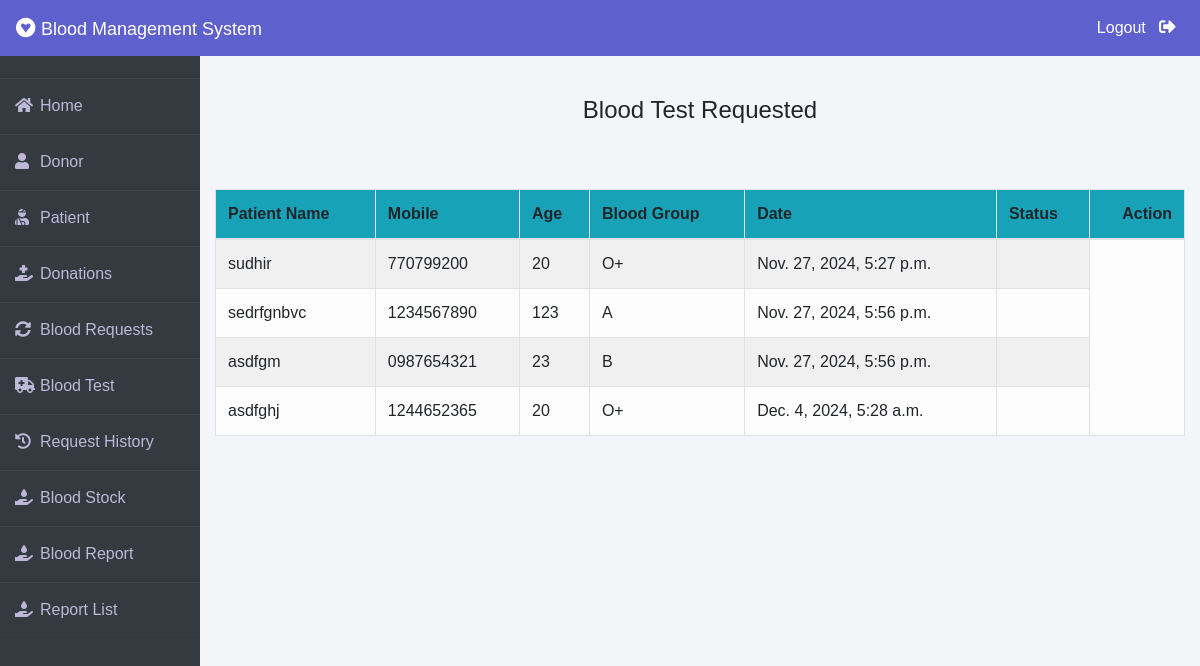
/admin-bloodtest, run on the app's committed database.
### patient/models.py (models this page shows, shortened)
class BloodTest(models.Model):
    full_name = models.CharField(max_length=255)
    mobile = models.CharField(max_length=15)  # CharField to handle leading zeroes
    age = models.PositiveIntegerField()
    blood_group = models.CharField(max_length=5)  # Accommodates values like "A+", "O-", etc.
    created_at = models.DateTimeField(auto_now_add=True)

### blood/views.py (the view)
# urls.py: path('admin-bloodtest', views.admin_bloodtest,name='admin-bloodtest'),
def admin_bloodtest(request):
    bloodtest = BloodTest.objects.all()
    return render(request,'blood/admin_bloodtest.html',{'bloodtest':bloodtest})

### templates/blood/admin_bloodtest.html (shortened to what this page needs)
{% extends 'blood/adminbase.html' %}
{% block content %}
{% load widget_tweaks %}
{%load static%}
<br><br>
<div class="container">
    <H4 class="text-center">Blood Test Requested</H4><br>
   <h5 class="text-center" style="color: red;"> {{message}}</h5><br>
    <table class="table table-light table-hover table-bordered table-striped">
        <thead class="bg-info">
            <tr>
                <th scope="col">Patient Name</th>
                <th scope="col">Mobile</th>
                <th scope="col">Age</th>
                <th scope="col">Blood Group</th>
                <th scope="col">Date</th>
                <th scope="col">Status</th>
                <th class="text-right">Action</th>
            </tr>
        </thead>
        <tbody>
            {% for request in bloodtest %}
            <tr>
                <td>{{ request.full_name }}</td>
                <td>{{ request.mobile }}</td>
                <td>{{ request.age }}</td>
                <td>{{ request.blood_group }}</td>
                <td>{{ request.created_at }}</td>
                <td class="text-right">
                </td>
            </tr>
            {% endfor %}
        </tbody>
    </table>
</div>
{% endblock content %}

### templates/blood/adminbase.html (style rules this page uses)
* { margin: 0; padding: 0; box-sizing: border-box; list-style: none; text-decoration: none; font-family: 'Josefin Sans', sans-serif; }
body { background-color: #f3f5f9; }

### data on the page
BloodTest: full_name "sudhir", mobile "770799200", age "20", blood_group "O+", created_at "Nov. 27, 2024, 5:27 p.m."
BloodTest: full_name "sedrfgnbvc", mobile "1234567890", age "123", blood_group "A", created_at "Nov. 27, 2024, 5:56 p.m."
BloodTest: full_name "asdfgm", mobile "0987654321", age "23", blood_group "B", created_at "Nov. 27, 2024, 5:56 p.m."
BloodTest: full_name "asdfghj", mobile "1244652365", age "20", blood_group "O+", created_at "Dec. 4, 2024, 5:28 a.m."
